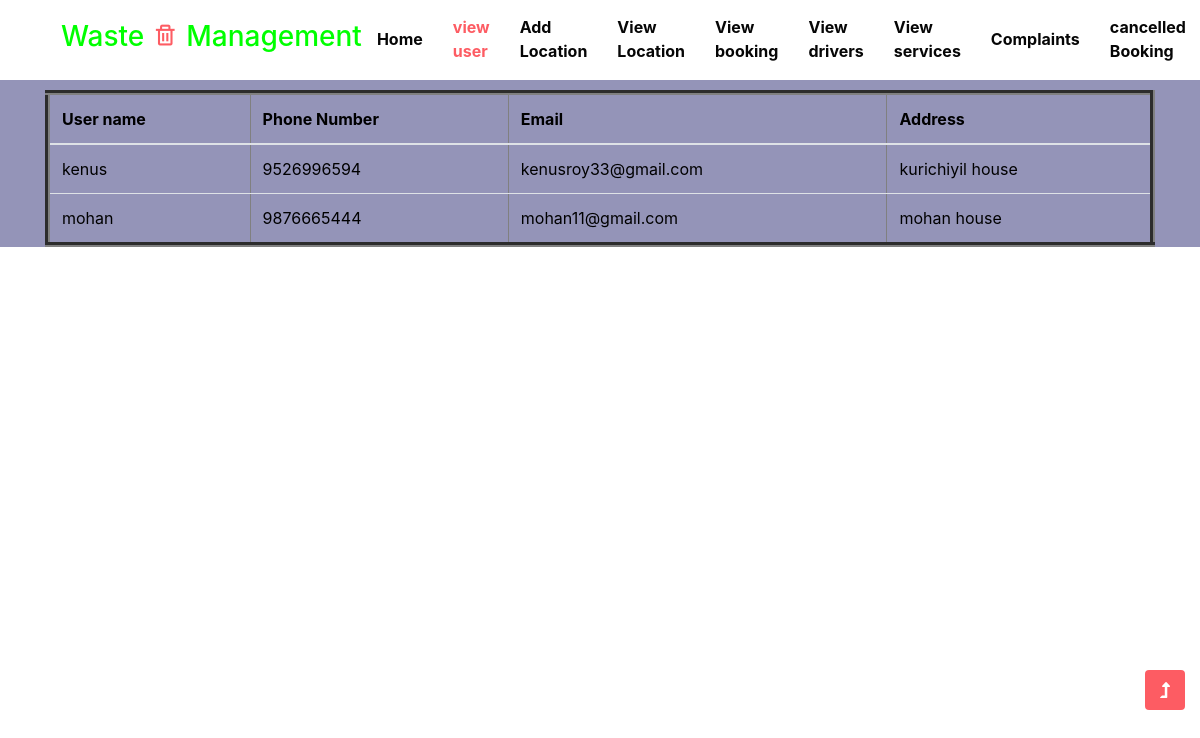
/adminviewuser, run on the app's committed database.
### app1/models.py (models this page shows)
class register(models.Model):
    username = models.CharField(max_length=10, unique=True)
    email = models.EmailField()
    address = models.CharField(max_length=15)
    phonenumber = models.IntegerField()
    password = models.CharField(max_length=10)
    cpassword = models.CharField(max_length=10)

### app1/views.py (the view)
# urls.py: path('adminviewuser', views.adminviewuser),
def adminviewuser(request):
    d = register.objects.all()
    return render(request, "adminviewuser.html", {'a': d})

### template/adminviewuser.html (shortened to what this page needs)
<!doctype html>
{% load static %}
<html lang="en">
<head>
    <link rel="stylesheet" href="{% static 'assets/css/style-starter.css' %}">
  <link rel="stylesheet" href="https://cdn.jsdelivr.net/npm/bootstrap@4.6.2/dist/css/bootstrap.min.css">
    <link href='https://unpkg.com/boxicons@2.1.4/css/boxicons.min.css' rel='stylesheet'>
</head>
<body style="background-color:#9494b8">
    <header id="site-header" class="fixed-top">
        <div class="container">
            <nav class="navbar navbar-expand-lg stroke">
                <h1>
                    <a class="navbar-brand" href="index">
                       <h3 style="color:  #00ff00">Waste <i class='bx bx-trash'></i> Management</h3>
                    </a>
                </h1>
                  <div class="collapse navbar-collapse" id="navbarTogglerDemo02">
                    <ul class="navbar-nav mx-lg-auto">
                          <li class="nav-item">
                            <a class="nav-link" href="adminhome">Home </span></a>
                        </li>
                        <li class="nav-item active">
                            <a class="nav-link" href="adminviewuser">view user</a>
                        </li>
                        <li class="nav-item">
                            <a class="nav-link" href="addlocation">Add Location</a>
                        </li>
                        <li class="nav-item">
                            <a class="nav-link" href="viewlocation">View Location</a>
                        </li>
                         <li class="nav-item">
                            <a class="nav-link" href="viewbooking">View booking</a>
                        </li>
                        <li class="nav-item">
                            <a class="nav-link" href="viewdrivers">View drivers</a>
                        </li>
                         <li class="nav-item">
                            <a class="nav-link" href="viewservice">View services</a>
                        </li>
                        <li class="nav-item">
                            <a class="nav-link" href="showcomplaints">Complaints</a>
                        </li>
                         <li class="nav-item">
                            <a class="nav-link" href="admin_c_booking">cancelled Booking</a>
                        </li>
                    </ul>
                </div>
                        </div>
    </header>
<div class="container">
  <h2>Hover Rows</h2>
  <p>Table contents</p>
  <table class="table table-hover" border="5" >
    <thead>
      <tr>
        <th style="color:Black">User name<b></b></th>
        <th style="color:Black">Phone Number<b></b></th>
        <th style="color:Black">Email<b></b></th>
          <th style="color:Black">Address<b></b></th>
      </tr>
    </thead>
    <tbody>
    {% for i in a %}
      <tr>
        <td style="color:black">{{i.username}}</td>
        <td style="color:black">{{i.phonenumber}}</td>
        <td style="color:black">{{i.email}}</td>
          <td style="color:black">{{i.address}}</td>
      </tr>
    {% endfor %}
    </tbody>
  </table>
</div>
    <button onclick="topFunction()" id="movetop" title="Go to top">
        <span class="fas fa-level-up-alt" aria-hidden="true"></span>
    </button>
</body>
</html>

### data on the page
register: username "kenus", phonenumber "9526996594", email "kenusroy33@gmail.com", address "kurichiyil house"
register: username "mohan", phonenumber "9876665444", email "mohan11@gmail.com", address "mohan house"
